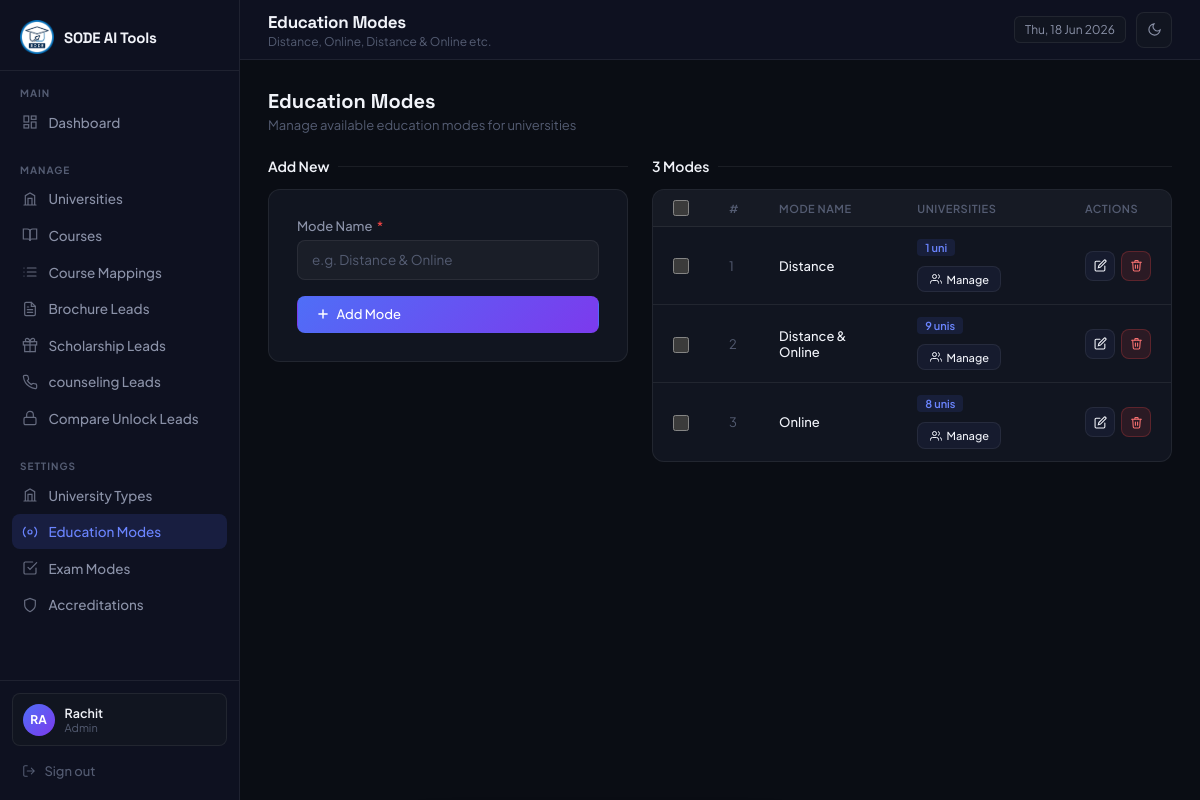
The page /admin/masters/modes.php (signed in) on the database its author committed.
### tables this page shows
CREATE TABLE `education_modes` (
  `id` tinyint(3) UNSIGNED NOT NULL,
  `mode_name` varchar(100) NOT NULL
);

### includes/helpers.php (called while the page is built, shortened)
<?php
function e(mixed $val): string {
    return htmlspecialchars((string)$val, ENT_QUOTES, 'UTF-8');
}

### admin/masters/modes.php (the view, shortened to what this page needs)
<?php
require_once '../../includes/db.php';
require_once '../../includes/helpers.php';
$edit_item = null;
$all = $pdo->query("SELECT m.*, COUNT(um.university_id) as usage_count
    FROM education_modes m
    LEFT JOIN university_education_modes um ON um.education_mode_id=m.id
    GROUP BY m.id ORDER BY m.mode_name ASC")->fetchAll();
?>
<!DOCTYPE html>
<html lang="en">
<head>
</head>
<body>
  <?php require_once __DIR__ . '/../includes/sidebar.php'; ?>
  <main class="main">
    <?php require_once __DIR__ . '/../includes/topbar.php'; ?>
    <div class="content">
      <div class="page-header">
        <div>
          <h3>Education Modes</h3>
          <p>Manage available education modes for universities</p>
        </div>
      </div>
      <div class="master-wrap">
        <div>
          <?php if (!$edit_item): ?>
            <div class="section-title">Add New</div>
            <div class="form-card">
              <form method="POST">
                <div class="form-group" style="margin-bottom:1rem;">
                  <label>Mode Name <span class="req">*</span></label>
                  <input type="text" name="name" class="form-control" placeholder="e.g. Distance & Online"
                    value="<?= e($_POST['name'] ?? '') ?>" autofocus>
                </div>
                <button type="submit" class="btn btn-primary" style="width:100%;">
                  <svg width="14" height="14" viewBox="0 0 24 24" fill="none" stroke="currentColor" stroke-width="2.5"
                    stroke-linecap="round">
                    <line x1="12" y1="5" x2="12" y2="19" />
                    <line x1="5" y1="12" x2="19" y2="12" />
                  </svg>
                  Add Mode
                </button>
              </form>
            </div>
          <?php endif; ?>
        </div>
        <div>
          <div class="section-title"><?= count($all) ?> Modes</div>
          <div class="panel">
            <table>
              <thead>
                <tr>
                  <th style="width:40px;"><input type="checkbox" class="bulk-cb" id="bulkSelectAll" title="Select All"></th>
                  <th>#</th>
                  <th>Mode Name</th>
                  <th>Universities</th>
                  <th style="width:100px;">Actions</th>
                </tr>
              </thead>
              <tbody>
                <?php if ($all):
                  foreach ($all as $i => $m): ?>
                    <tr data-ba-row-id="<?= $m['id'] ?>" data-ba-module="education_modes" class="<?= ($edit_item && $edit_item['id'] == $m['id']) ? 'edit-row' : '' ?>">
                      <td><input type="checkbox" class="bulk-cb bulk-row-cb" value="<?= $m['id'] ?>"></td>
                      <td style="color:var(--text-s);"><?= $i + 1 ?></td>
                      <td><span class="cell-name"><?= e($m['mode_name']) ?></span></td>
                      <td>
                        <div class="ba-trigger-cell">
                          <?= $m['usage_count'] > 0
                            ? '<span class="usage-badge ba-usage-badge">' . $m['usage_count'] . ' uni' . ($m['usage_count'] > 1 ? 's' : '') . '</span>'
                            : '<span style="color:var(--text-s);font-size:12px;" class="ba-none-text">None</span>' ?>
                          <button type="button" class="btn btn-secondary btn-sm ba-manage-btn"
                            onclick="openBulkModal('education_modes', <?= $m['id'] ?>, <?= htmlspecialchars(json_encode($m['mode_name']), ENT_QUOTES) ?>)"
                            title="Manage universities">
                            <svg width="12" height="12" viewBox="0 0 24 24" fill="none" stroke="currentColor" stroke-width="2"><path d="M17 21v-2a4 4 0 0 0-4-4H5a4 4 0 0 0-4 4v2"/><circle cx="9" cy="7" r="4"/><path d="M23 21v-2a4 4 0 0 0-3-3.87"/><path d="M16 3.13a4 4 0 0 1 0 7.75"/></svg>
                            Manage
                          </button>
                        </div>
                      </td>
                      <td>
                        <div class="action-col">
                          <a href="?edit=<?= $m['id'] ?>" class="btn btn-secondary btn-sm btn-icon" title="Edit">
                            <svg width="13" height="13" viewBox="0 0 24 24" fill="none" stroke="currentColor"
                              stroke-width="2" stroke-linecap="round">
                              <path d="M11 4H4a2 2 0 0 0-2 2v14a2 2 0 0 0 2 2h14a2 2 0 0 0 2-2v-7" />
                              <path d="M18.5 2.5a2.121 2.121 0 0 1 3 3L12 15l-4 1 1-4 9.5-9.5z" />
                            </svg>
                          </a>
                          <form method="POST" style="display:inline;">
                            <button type="submit" class="btn btn-danger btn-sm btn-icon" title="Delete"
                              data-confirm="Delete '<?= e($m['mode_name']) ?>'?">
                              <svg width="13" height="13" viewBox="0 0 24 24" fill="none" stroke="currentColor"
                                stroke-width="2" stroke-linecap="round">
                                <polyline points="3 6 5 6 21 6" />
                                <path d="M19 6l-1 14a2 2 0 0 1-2 2H8a2 2 0 0 1-2-2L5 6" />
                                <path d="M10 11v6M14 11v6" />
                                <path d="M9 6V4a1 1 0 0 1 1-1h4a1 1 0 0 1 1 1v2" />
                              </svg>
                            </button>
                          </form>
                        </div>
                      </td>
                    </tr>
                  <?php endforeach; endif; ?>
              </tbody>
            </table>
          </div>
        </div>
      </div>
    </div>
  </main>
</body>
</html>

### admin/includes/layout_head.php (style rules this page uses)
*, *::before, *::after { box-sizing: border-box; margin: 0; padding: 0; }
:root { color-scheme: dark; --bg: #0a0d14; --sidebar: #0e1120; --surface: #111520; --surface-h: #161b2e; --border: rgba(255, 255, 255, 0.07); --border-h: rgba(255, 255, 255, 0.13); --accent: #4f6ef7; --accent-h: #6b85ff; --accent-g: #7c3aed; --text: #f1f3f9; --text-m: #8b92a8; --text-s: #545c72; --success: #22c55e; --warning: #f59e0b; --danger: #ef4444; --radius: 12px; --radius-sm: 8px; --sidebar-w: 240px; }
body { font-family: 'Plus Jakarta Sans', sans-serif; background: var(--bg); color: var(--text); display: flex; min-height: 100vh; font-size: 14px; transition: background 0.2s, color 0.2s; overflow-x: hidden; }
.main { margin-left: var(--sidebar-w); flex: 1; display: flex; flex-direction: column; min-height: 100vh; min-width: 0; }
.content { padding: 1.75rem; flex: 1; min-width: 0; max-width: 100%; overflow-x: hidden; }
.section-title { font-size: 14px; font-weight: 600; color: var(--text); margin-bottom: 0.875rem; display: flex; align-items: center; gap: 8px; }
.section-title::after { content: ''; flex: 1; height: 1px; background: var(--border); }
.panel { background: var(--surface); border: 1px solid var(--border); border-radius: var(--radius); overflow: hidden; }
table { width: 100%; border-collapse: collapse; }
table th { padding: 0.625rem 1.25rem; font-size: 11px; font-weight: 600; letter-spacing: 0.5px; text-transform: uppercase; color: var(--text-s); text-align: left; border-bottom: 1px solid var(--border); background: rgba(255, 255, 255, 0.02); }
table td { padding: 0.75rem 1.25rem; font-size: 13px; border-bottom: 1px solid var(--border); color: var(--text-m); }
table tr:last-child td { border-bottom: none; }
table td .cell-name { color: var(--text); font-weight: 500; }
.form-card { background: var(--surface); border: 1px solid var(--border); border-radius: var(--radius); padding: 1.75rem; }
.form-group { display: flex; flex-direction: column; gap: 6px; }
.form-group label { font-size: 13px; font-weight: 500; color: var(--text-m); }
.form-group label span.req { color: var(--danger); margin-left: 2px; }
.form-control { width: 100%; background: rgba(255, 255, 255, 0.04); border: 1px solid var(--border); border-radius: var(--radius-sm); padding: 0.65rem 0.875rem; font-size: 13.5px; font-family: inherit; color: var(--text); transition: border-color 0.2s, box-shadow 0.2s; outline: none; }
.form-control::placeholder { color: var(--text-s); }
.btn { display: inline-flex; align-items: center; gap: 7px; padding: 0.6rem 1.1rem; border-radius: var(--radius-sm); font-size: 13px; font-weight: 500; font-family: inherit; cursor: pointer; transition: opacity 0.2s, transform 0.15s, background 0.15s; text-decoration: none; border: 1px solid transparent; }
.btn-primary { background: linear-gradient(135deg, var(--accent) 0%, var(--accent-g) 100%); color: #fff; border-color: transparent; }
.btn-secondary { background: var(--surface-h); color: var(--text); border-color: var(--border); }
.btn-danger { background: rgba(239, 68, 68, 0.12); color: #f87171; border-color: rgba(239, 68, 68, 0.25); }
.btn-sm { padding: 0.35rem 0.7rem; font-size: 12px; }
.btn-icon { padding: 0.4rem; width: 30px; height: 30px; justify-content: center; }
.page-header { display: flex; align-items: center; justify-content: space-between; margin-bottom: 1.5rem; }
.page-header h3 { font-family: 'Space Grotesk', sans-serif; font-size: 20px; font-weight: 700; }
.page-header p { font-size: 13px; color: var(--text-s); margin-top: 3px; }
.action-col { display: flex; gap: 6px; align-items: center; }
.bulk-cb { width: 16px; height: 16px; accent-color: var(--accent); cursor: pointer; vertical-align: middle; }

### admin/masters/modes.php (style rules this page uses)
.master-wrap { display: grid; grid-template-columns: 360px 1fr; gap: 1.5rem; align-items: start; }
.usage-badge { display: inline-block; padding: 2px 8px; border-radius: 4px; font-size: 11px; font-weight: 600; background: rgba(79, 110, 247, 0.12); color: var(--accent-h); }
.ba-trigger-cell { display:flex; align-items:center; gap:10px; flex-wrap:wrap; }
.ba-manage-btn { font-size:11px !important; gap:5px; }

### rows shown on the page
education_modes: mode_name "Distance", usage_count "1"
education_modes: mode_name "Distance & Online", usage_count "9"
education_modes: mode_name "Online", usage_count "8"

### other values the page prints
substr($_SESSION['admin_name'], 0, 2) "RA"
$_SESSION['admin_name'] "Rachit"
$_SESSION['admin_role'] "Admin"
$page_title "Education Modes"
$page_subtitle "Distance, Online, Distance & Online etc."
count($all) "3"
